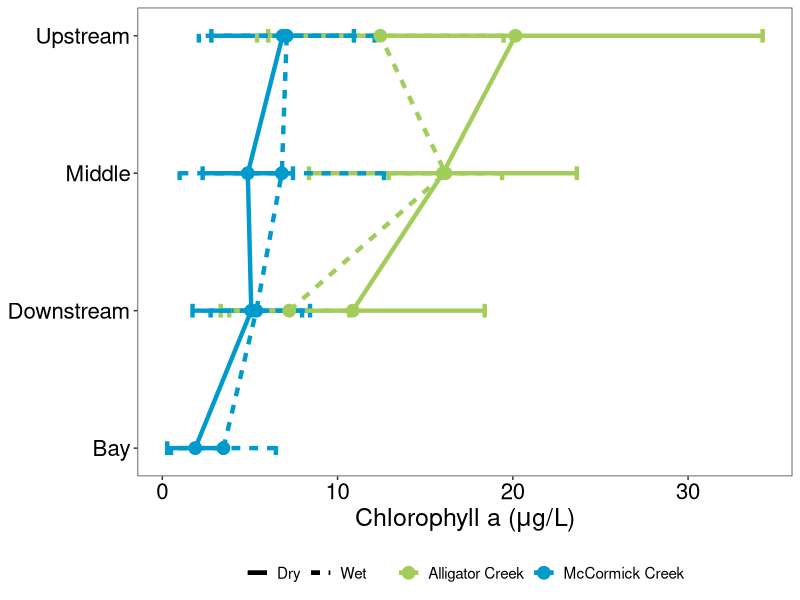
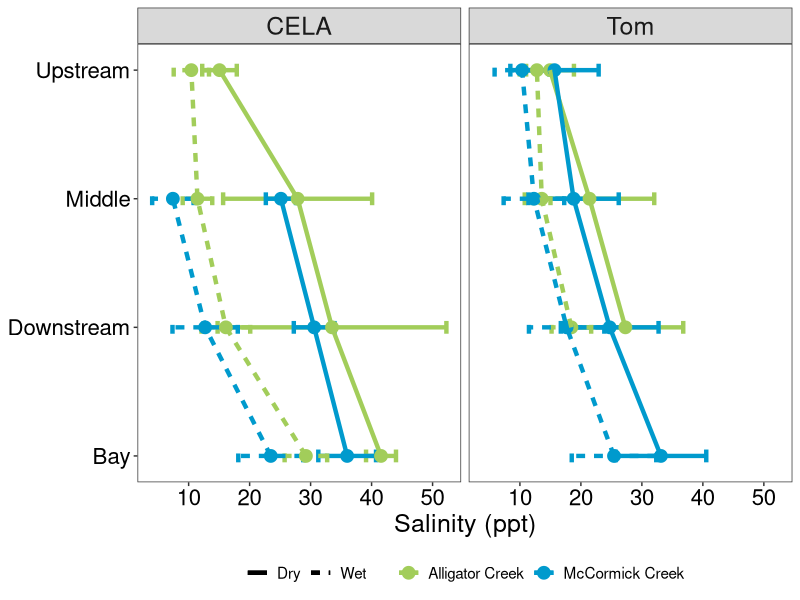
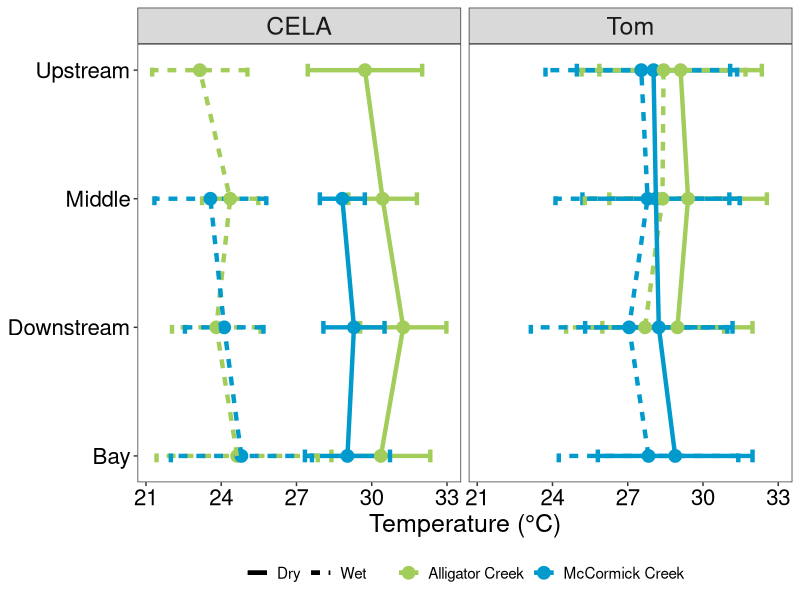
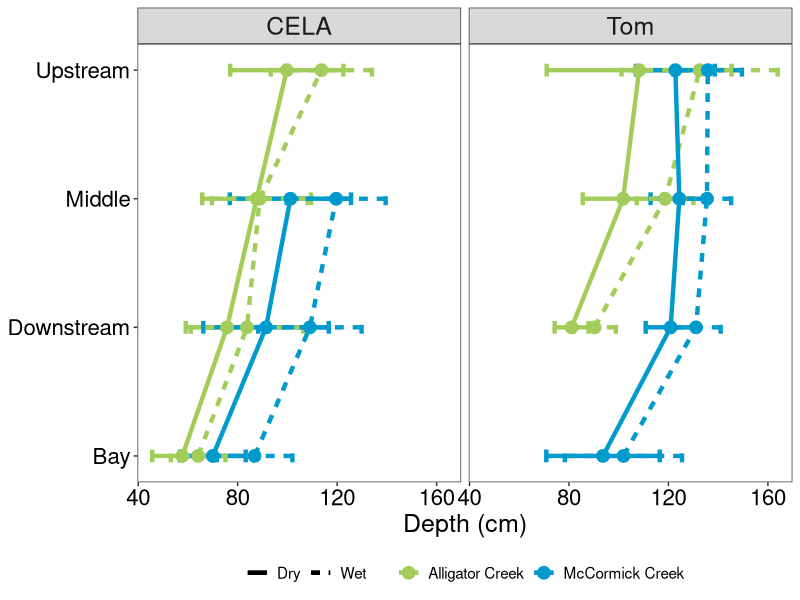
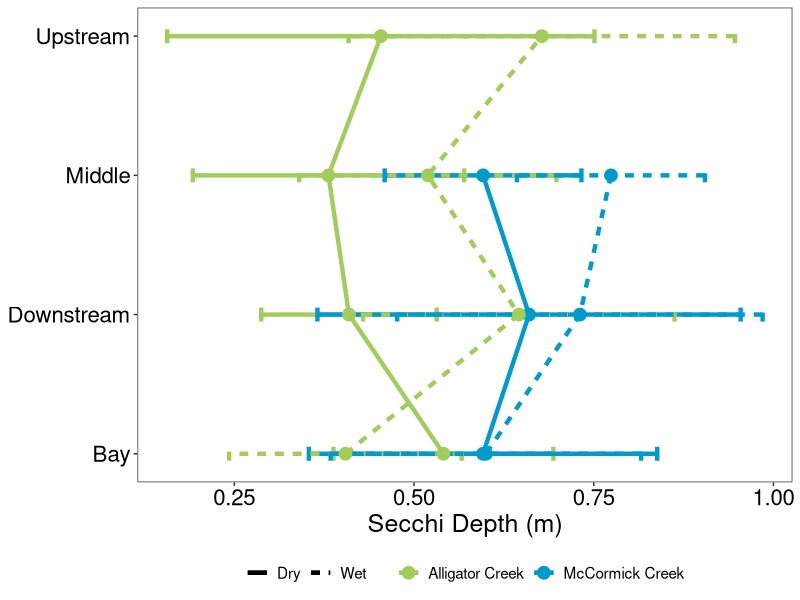
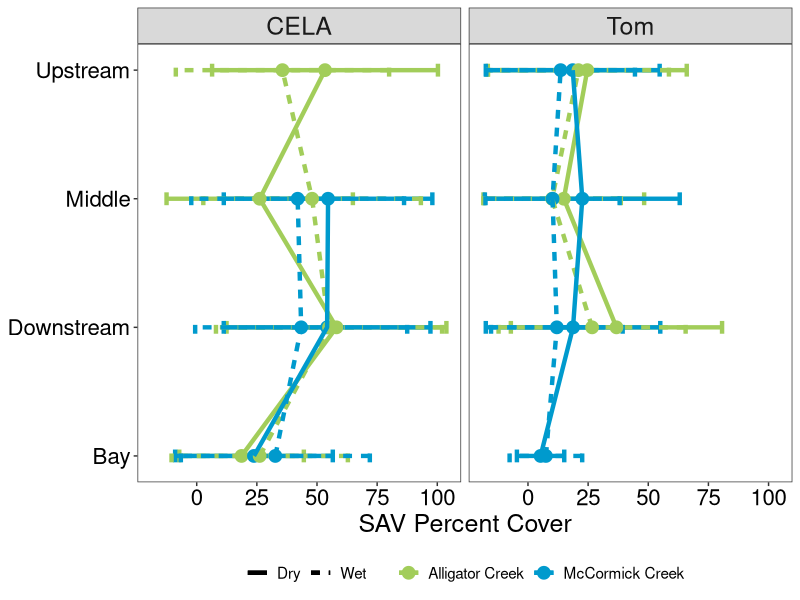
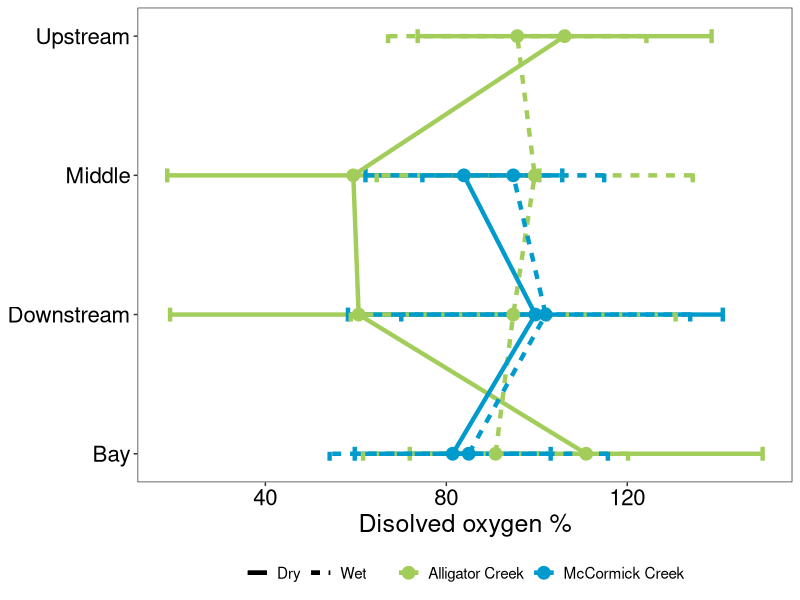
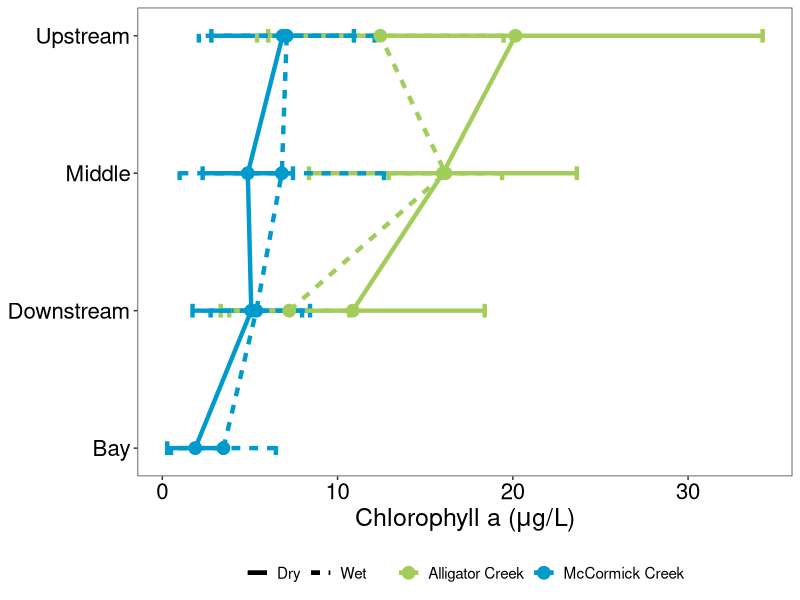

These charts were generated, in order, by the following R code:
#' """ CELA environmental data figures and tables
#'     @author: Ryan James and Josh Linenfelser
#'     date: 4/8/2021"""

library(tidyverse)
library(ggpubr)

# Chla by zone 2016-2109 ----
df = read_csv('data/tomDataAll.csv') %>% 
  filter(between(Year, 2016, 2019)) %>% 
  drop_na(chla) %>% 
  group_by(Position, Season, pos, System) %>%
  summarize(mean = mean(chla),
            sd = sd(chla))

# # plot
# ggplot(df, aes(pos, mean, color = System, linetype = Season)) + 
#   geom_pointrange(aes( ymin=mean-sd,ymax=mean+sd),
#                   width=.2, size=0.75)+
#   geom_line(size = 1.5)+
#   theme_bw()+
#   scale_color_manual(values = c('ACS' = 'darkolivegreen3',
#                                'MCS' = 'deepskyblue3'),
#                     labels = c('ACS' = 'Alligator Creek',
#                                'MCS' = 'McCormick Creek')) +
#   labs(x = NULL, y = expression(paste("Chlorophyll a (",mu,"g/L)")))+
#   scale_x_continuous(breaks = 1:4, 
#                      labels = c('Bay', 'Downstream', 'Middle', 'Upstream'))+
#   coord_flip()+
#   theme(legend.position = 'bottom',
#         panel.grid.major = element_blank(),
#         panel.grid.minor = element_blank(),
#         axis.title = element_text(size = 18), 
#         axis.text = element_text(size = 16, colour = "gray0"), 
#         plot.title = element_text(size = 18, hjust=0.5),
#         legend.title = element_blank(),
#         strip.text.x = element_text(size = 18),
#         legend.text = element_text(size = 16))
# ggsave("figs/Ov_sys.tiff", units="in", width=6, height=4.5, dpi=600,compression = 'lzw')

ggplot(df, aes(pos, mean, color = System, linetype = Season)) + 
  geom_errorbar(aes( ymin=mean-sd,ymax=mean+sd),
                  width=.1, size = 1.5)+
  geom_point(size = 4)+
  geom_line(size = 1.5)+
  theme_bw()+
  scale_color_manual(values = c('ACS' = 'darkolivegreen3',
                                'MCS' = 'deepskyblue3'),
                     labels = c('ACS' = 'Alligator Creek',
                                'MCS' = 'McCormick Creek')) +
  labs(x = NULL, y = expression(paste("Chlorophyll a (",mu,"g/L)")))+
  scale_x_continuous(breaks = 1:4, 
                     labels = c('Bay', 'Downstream', 'Middle', 'Upstream'))+
  coord_flip()+
  theme(legend.position = 'bottom',
        panel.grid.major = element_blank(),
        panel.grid.minor = element_blank(),
        axis.title = element_text(size = 18), 
        axis.text = element_text(size = 16, colour = "gray0"), 
        plot.title = element_text(size = 18, hjust=0.5),
        legend.title = element_blank(),
        strip.text.x = element_text(size = 18),
        legend.text = element_text(size = 11))
ggsave("figs/chla_zone16-19.tiff", units="in", width=6, height=8, dpi=600,compression = 'lzw')

# salinity by zone 2016-2109 ----
df = read_csv('data/tomDataAll.csv') %>% 
  filter(between(Year, 2016, 2019)) %>% 
  drop_na(Sal.) %>% 
  group_by(Position, Season, pos, System) %>%
  summarize(mean = mean(Sal.),
            sd = sd(Sal.)) %>% drop_na() %>%
  mutate(source = 'Tom')


b = read_csv('data/TomSites.csv')
m = unique(b[ c('Lake', 'Position','pos', 'System')])

dc = read_csv('data/CELA_envTow.csv') %>% 
  select(-System)%>% left_join(m, by = c('Lake'))%>%
  filter(between(Year, 2016, 2019)) %>% 
  drop_na(Salinity) %>% 
  group_by(Position, Season, pos, System) %>%
  summarize(mean = mean(Salinity),
            sd = sd(Salinity)) %>% drop_na()%>% 
  mutate(source = 'CELA')

df = bind_rows(df,dc)
  

ggplot(df, aes(pos, mean, color = System, linetype = Season)) + 
  geom_errorbar(aes( ymin=mean-sd,ymax=mean+sd),
                width=.1, size = 1.5)+
  geom_point(size = 4)+
  geom_line(size = 1.5)+
  theme_bw()+
  scale_color_manual(values = c('ACS' = 'darkolivegreen3',
                                'MCS' = 'deepskyblue3'),
                     labels = c('ACS' = 'Alligator Creek',
                                'MCS' = 'McCormick Creek')) +
  labs(x = NULL, y = 'Salinity (ppt)')+
  scale_x_continuous(breaks = 1:4, 
                     labels = c('Bay', 'Downstream', 'Middle', 'Upstream'))+
  coord_flip()+
  facet_wrap(~source)+
  theme(legend.position = 'bottom',
        panel.grid.major = element_blank(),
        panel.grid.minor = element_blank(),
        axis.title = element_text(size = 18), 
        axis.text = element_text(size = 16, colour = "gray0"), 
        plot.title = element_text(size = 18, hjust=0.5),
        legend.title = element_blank(),
        strip.text.x = element_text(size = 18),
        legend.text = element_text(size = 11))


ggsave("figs/sal_zone16-19.tiff", units="in", width=6, height=8, dpi=600,compression = 'lzw')

# temp by zone 2016-2109 ----
df = read_csv('data/tomDataAll.csv') %>% 
  filter(between(Year, 2016, 2019)) %>% 
  drop_na(Temp.) %>% 
  group_by(Position, Season, pos, System) %>%
  summarize(mean = mean(Temp.),
            sd = sd(Temp.)) %>% drop_na() %>%
  mutate(source = 'Tom')


b = read_csv('data/TomSites.csv')
m = unique(b[ c('Lake', 'Position','pos', 'System')])

dc = read_csv('data/CELA_envTow.csv') %>% 
  select(-System)%>% left_join(m, by = c('Lake'))%>%
  filter(between(Year, 2016, 2019)) %>% 
  drop_na(Temperature) %>% 
  group_by(Position, Season, pos, System) %>%
  summarize(mean = mean(Temperature),
            sd = sd(Temperature)) %>% drop_na()%>% 
  mutate(source = 'CELA')

df = bind_rows(df,dc)


ggplot(df, aes(pos, mean, color = System, linetype = Season)) + 
  geom_errorbar(aes( ymin=mean-sd,ymax=mean+sd),
                width=.1, size = 1.5)+
  geom_point(size = 4)+
  geom_line(size = 1.5)+
  theme_bw()+
  scale_color_manual(values = c('ACS' = 'darkolivegreen3',
                                'MCS' = 'deepskyblue3'),
                     labels = c('ACS' = 'Alligator Creek',
                                'MCS' = 'McCormick Creek')) +
  labs(x = NULL, y = "Temperature (°C)")+
  scale_x_continuous(breaks = 1:4, 
                     labels = c('Bay', 'Downstream', 'Middle', 'Upstream'))+
  coord_flip()+
  facet_wrap(~source)+
  theme(legend.position = 'bottom',
        panel.grid.major = element_blank(),
        panel.grid.minor = element_blank(),
        axis.title = element_text(size = 18), 
        axis.text = element_text(size = 16, colour = "gray0"), 
        plot.title = element_text(size = 18, hjust=0.5),
        legend.title = element_blank(),
        strip.text.x = element_text(size = 18),
        legend.text = element_text(size = 11))


ggsave("figs/temp_zone16-19.tiff", units="in", width=6, height=8, dpi=600,compression = 'lzw')

# Depth by zone 2016-2109 ----
df = read_csv('data/tomDataAll.csv') %>% 
  filter(between(Year, 2016, 2019)) %>% 
  drop_na(`Depth (cm)`) %>% 
  group_by(Position, Season, pos, System) %>%
  summarize(mean = mean(`Depth (cm)`),
            sd = sd(`Depth (cm)`)) %>% drop_na() %>%
  mutate(source = 'Tom')


b = read_csv('data/TomSites.csv')
m = unique(b[ c('Lake', 'Position','pos', 'System')])

dc = read_csv('data/CELA_envTow.csv') %>% 
  select(-System)%>% left_join(m, by = c('Lake'))%>%
  filter(between(Year, 2016, 2019)) %>% 
  drop_na(Depth) %>% 
  group_by(Position, Season, pos, System) %>%
  mutate(Depth = Depth * 100) %>%
  summarize(mean = mean(Depth),
            sd = sd(Depth)) %>% drop_na()%>% 
  mutate(source = 'CELA') 

df = bind_rows(df,dc)


ggplot(df, aes(pos, mean, color = System, linetype = Season)) + 
  geom_errorbar(aes( ymin=mean-sd,ymax=mean+sd),
                width=.1, size = 1.5)+
  geom_point(size = 4)+
  geom_line(size = 1.5)+
  theme_bw()+
  scale_color_manual(values = c('ACS' = 'darkolivegreen3',
                                'MCS' = 'deepskyblue3'),
                     labels = c('ACS' = 'Alligator Creek',
                                'MCS' = 'McCormick Creek')) +
  labs(x = NULL, y = "Depth (cm)")+
  scale_x_continuous(breaks = 1:4, 
                     labels = c('Bay', 'Downstream', 'Middle', 'Upstream'))+
  coord_flip()+
  facet_wrap(~source)+
  theme(legend.position = 'bottom',
        panel.grid.major = element_blank(),
        panel.grid.minor = element_blank(),
        axis.title = element_text(size = 18), 
        axis.text = element_text(size = 16, colour = "gray0"), 
        plot.title = element_text(size = 18, hjust=0.5),
        legend.title = element_blank(),
        strip.text.x = element_text(size = 18),
        legend.text = element_text(size = 11))


ggsave("figs/Depth_zone16-19.tiff", units="in", width=6, height=8, dpi=600,compression = 'lzw')



# Secchi by zone 2016-2109 ----
df = read_csv('data/tomDataAll.csv') %>% 
  filter(between(Year, 2016, 2019)) %>% 
  drop_na(`Depth (cm)`) %>% 
  group_by(Position, Season, pos, System) %>%
  summarize(mean = mean(`Depth (cm)`),
            sd = sd(`Depth (cm)`)) %>% drop_na() %>%
  mutate(source = 'Tom')


b = read_csv('data/TomSites.csv')
m = unique(b[ c('Lake', 'Position','pos', 'System')])

dc = read_csv('data/CELA_envTow.csv') %>% 
  select(-System)%>% left_join(m, by = c('Lake'))%>%
  filter(between(Year, 2016, 2019)) %>% 
  drop_na(Secchi.Disk) %>% 
  group_by(Position, Season, pos, System) %>%
  summarize(mean = mean(Secchi.Disk),
            sd = sd(Secchi.Disk)) %>% drop_na()%>% 
  mutate(source = 'CELA') 


ggplot(dc, aes(pos, mean, color = System, linetype = Season)) + 
  geom_errorbar(aes( ymin=mean-sd,ymax=mean+sd),
                width=.1, size = 1.5)+
  geom_point(size = 4)+
  geom_line(size = 1.5)+
  theme_bw()+
  scale_color_manual(values = c('ACS' = 'darkolivegreen3',
                                'MCS' = 'deepskyblue3'),
                     labels = c('ACS' = 'Alligator Creek',
                                'MCS' = 'McCormick Creek')) +
  labs(x = NULL, y = "Secchi Depth (m)")+
  scale_x_continuous(breaks = 1:4, 
                     labels = c('Bay', 'Downstream', 'Middle', 'Upstream'))+
  coord_flip()+
  theme(legend.position = 'bottom',
        panel.grid.major = element_blank(),
        panel.grid.minor = element_blank(),
        axis.title = element_text(size = 18), 
        axis.text = element_text(size = 16, colour = "gray0"), 
        plot.title = element_text(size = 18, hjust=0.5),
        legend.title = element_blank(),
        strip.text.x = element_text(size = 18),
        legend.text = element_text(size = 11))


ggsave("figs/Secchi.Depth_zone16-19.tiff", units="in", width=6, height=8, dpi=600,compression = 'lzw')





# SAV by zone 2016-2109 ----
df = read_csv('data/tomDataAll.csv') %>% 
  filter(between(Year, 2016, 2019)) %>% 
  pivot_longer(cols = Acetabularia:Udotea, names_to = 'sp', values_to = 'cover') %>%
  group_by(Site, Date, Position, Season, pos, System)%>%
  summarize(total = sum(cover, na.rm = T)) %>%
  group_by(Position, Season, pos, System) %>%
  summarize(mean = mean(total),
            sd = sd(total)) %>% drop_na() %>%
  mutate(source = 'Tom')


b = read_csv('data/TomSites.csv')
m = unique(b[ c('Lake', 'Position','pos', 'System')])

dc = read_csv('data/CELA_envTow.csv') %>% 
  select(-System)%>% left_join(m, by = c('Lake'))%>%
  filter(between(Year, 2016, 2019)) %>% 
  drop_na(SAV) %>% 
  group_by(Position, Season, pos, System) %>%
  summarize(mean = mean(SAV),
            sd = sd(SAV)) %>% drop_na()%>% 
  mutate(source = 'CELA')

df = bind_rows(df,dc)


ggplot(df, aes(pos, mean, color = System, linetype = Season)) + 
  geom_errorbar(aes( ymin=mean-sd,ymax=mean+sd),
                width=.1, size = 1.5)+
  geom_point(size = 4)+
  geom_line(size = 1.5)+
  theme_bw()+
  scale_color_manual(values = c('ACS' = 'darkolivegreen3',
                                'MCS' = 'deepskyblue3'),
                     labels = c('ACS' = 'Alligator Creek',
                                'MCS' = 'McCormick Creek')) +
  labs(x = NULL, y = "SAV Percent Cover")+
  scale_x_continuous(breaks = 1:4, 
                     labels = c('Bay', 'Downstream', 'Middle', 'Upstream'))+
  coord_flip()+
  facet_wrap(~source)+
  theme(legend.position = 'bottom',
        panel.grid.major = element_blank(),
        panel.grid.minor = element_blank(),
        axis.title = element_text(size = 18), 
        axis.text = element_text(size = 16, colour = "gray0"), 
        plot.title = element_text(size = 18, hjust=0.5),
        legend.title = element_blank(),
        strip.text.x = element_text(size = 18),
        legend.text = element_text(size = 11))


ggsave("figs/sav_zone16-19.tiff", units="in", width=6, height=8, dpi=600,compression = 'lzw')

# DO by zone 2016-2019 ----
dc = read_csv('data/CELA_envTow.csv') %>% 
  select(-System)%>% left_join(m, by = c('Lake'))%>%
  filter(between(Year, 2016, 2019)) %>% 
  drop_na(DO) %>% 
  group_by(Position, Season, pos, System) %>%
  summarize(mean = mean(DO),
            sd = sd(DO)) %>% drop_na()%>% 
  mutate(source = 'CELA')


ggplot(dc, aes(pos, mean, color = System, linetype = Season)) + 
  geom_errorbar(aes( ymin=mean-sd,ymax=mean+sd),
                width=.1, size = 1.5)+
  geom_point(size = 4)+
  geom_line(size = 1.5)+
  theme_bw()+
  scale_color_manual(values = c('ACS' = 'darkolivegreen3',
                                'MCS' = 'deepskyblue3'),
                     labels = c('ACS' = 'Alligator Creek',
                                'MCS' = 'McCormick Creek')) +
  labs(x = NULL, y = "Disolved oxygen %")+
  scale_x_continuous(breaks = 1:4, 
                     labels = c('Bay', 'Downstream', 'Middle', 'Upstream'))+
  coord_flip()+
  theme(legend.position = 'bottom',
        panel.grid.major = element_blank(),
        panel.grid.minor = element_blank(),
        axis.title = element_text(size = 18), 
        axis.text = element_text(size = 16, colour = "gray0"), 
        plot.title = element_text(size = 18, hjust=0.5),
        legend.title = element_blank(),
        strip.text.x = element_text(size = 18),
        legend.text = element_text(size = 11))

ggsave("figs/do_zone16-19.tiff", units="in", width=6, height=8, dpi=600,compression = 'lzw')
